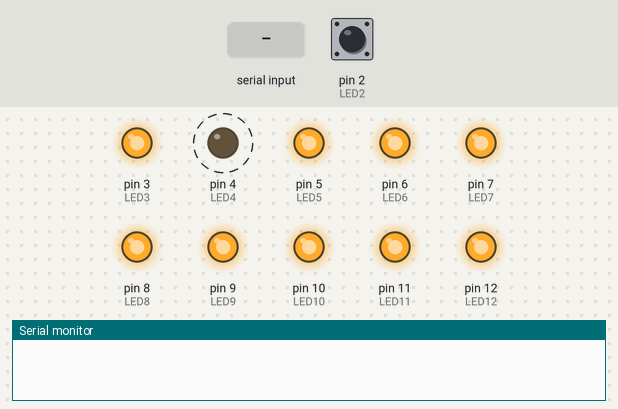
A sketch run on a simulated Arduino Uno, built with avr-gcc and run on an emulated ATmega328P. Parts: output pins drawn as LEDs (lit = HIGH), the last lines printed to the serial monitor. Dashed ring = blinking. The inputs (shaded band) are chosen by the test bench; at power-on: pin 2 (LED2) LOW.

Above: at 1.25 s.
1.3 s: pin 2 (LED2) driven HIGH
At 1.85 s:
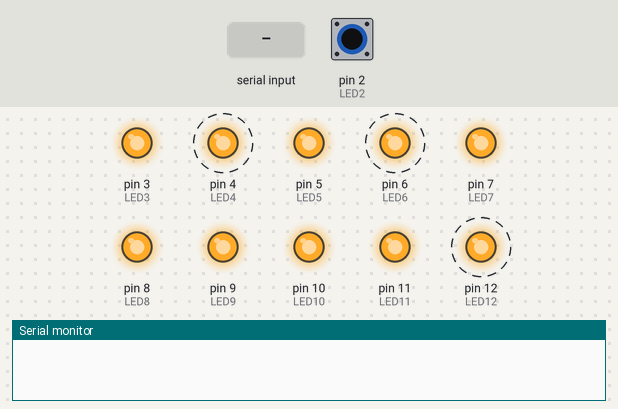
4.3 s: "-" received over Serial
At 5.01 s:
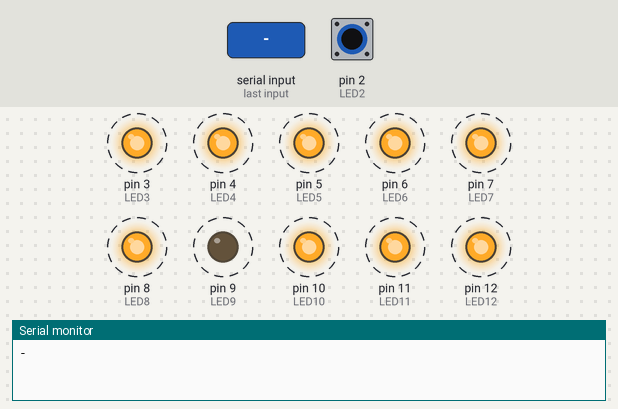
7.3 s: pin 2 (LED2) pulsed LOW 5 times (0.12 s each, 0.3 s apart)
At 7.32 s:
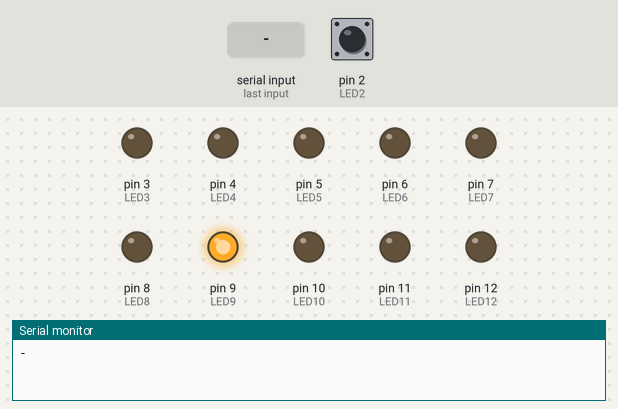
Timing chart, 0 to 17.1 s (numbered marks = the images above; inputs shaded):
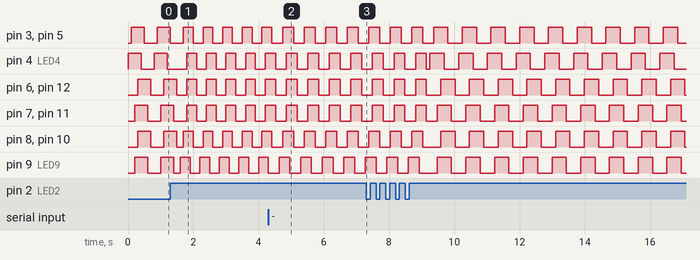

The sketch:

practica1.ino
```cpp
int cont=0;
int tiempo=100;
char valor;
int LED1=1;
int LED2=2;
int LED3=3;
int LED4=4;
int LED5=5;
int LED6=6;
int LED7=7;
int LED8=8;
int LED9=9;
int LED10=10;
int LED11=11;
int LED12=12;

void setup()
{
  	Serial.begin(9600);
    pinMode(LED2,INPUT);
 	pinMode(LED3,OUTPUT);
  	pinMode(LED4,OUTPUT);
  	pinMode(LED5,OUTPUT);
  	pinMode(LED6,OUTPUT);
	pinMode(LED7,OUTPUT);
	pinMode(LED8,OUTPUT);
  	pinMode(LED9,OUTPUT);
  	pinMode(LED10,OUTPUT);
  	pinMode(LED11,OUTPUT);
  	pinMode(LED12,OUTPUT);

  	attachInterrupt(digitalPinToInterrupt(LED2),
                    modificar_contador,
                    RISING);
}


void loop(){
  if(cont==0) encendido_arriba_abajo();
  else if(cont==1)    encendido_centro();
}

void encendido_centro(){
  int leds_primer_centro[1]  =  {LED9};
  int leds_segundo_centro[4] =  {LED8,LED10,LED3,LED5};
  int leds_tercer_centro[5]  =  {LED4,LED6,LED7,LED11,LED12};

  encender_leds(leds_primer_centro,1);
  manejo_delay();
  encender_leds(leds_segundo_centro,4);
  manejo_delay();
  encender_leds(leds_tercer_centro,5);
  manejo_delay();

  apagar_leds(leds_primer_centro,1);
  manejo_delay();
  apagar_leds(leds_segundo_centro,4);
  manejo_delay();
  apagar_leds(leds_tercer_centro,5);
  manejo_delay();
}

void encendido_arriba_abajo(){
  int leds_primera_fila[1] = {LED4};
  int leds_segunda_fila[2] = {LED3,LED5};
  int leds_tercera_fila[3] = {LED7,LED9,LED11};
  int leds_cuarta_fila[4]  = {LED6,LED8,LED10,LED12};

  encender_leds(leds_primera_fila,1);
  manejo_delay();
  encender_leds(leds_segunda_fila,2);
  manejo_delay();
  encender_leds(leds_tercera_fila,3);
  manejo_delay();
  encender_leds(leds_cuarta_fila,4);
  manejo_delay();

  apagar_leds(leds_primera_fila,1);
  manejo_delay();
  apagar_leds(leds_segunda_fila,2);
  manejo_delay();
  apagar_leds(leds_tercera_fila,3);
  manejo_delay();
  apagar_leds(leds_cuarta_fila,4);
  manejo_delay();
}

void modificar_contador(){
  cont++;
  if(cont==2)cont=0;
}
void encender_leds(int leds[],int cantidad_leds){
  	for (int i=0 ; i< cantidad_leds; i++)
       digitalWrite(leds[i],HIGH);
}

void apagar_leds(int leds[],int cantidad_leds){
  	for (int i = 0; i< cantidad_leds; i++)
       digitalWrite(leds[i],LOW);
}

void manejo_delay(){
  manejo_serial_tiempos();
  delay(tiempo);
}

void manejo_serial_tiempos(){
  if(Serial.available()){
    valor = Serial.read();
  	Serial.println(valor);
    if(valor=='-' )tiempo=tiempo+10;
    if(tiempo>0 && valor=='+')tiempo=tiempo-10;
   }
}
  
```

Measured:
- by itself, pin 6 (LED6), pin 12 (LED12): repeats every 0.66 s: LOW 0.33 s, HIGH 0.33 s
